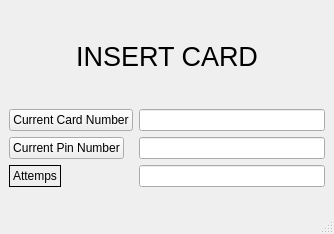
<?xml version="1.0" encoding="UTF-8"?>
<ui version="4.0">
 <class>MainWindow</class>
 <widget class="QMainWindow" name="MainWindow">
  <property name="geometry">
   <rect>
    <x>0</x>
    <y>0</y>
    <width>334</width>
    <height>234</height>
   </rect>
  </property>
  <property name="windowTitle">
   <string>MainWindow</string>
  </property>
  <widget class="QWidget" name="centralwidget">
   <layout class="QVBoxLayout" name="verticalLayout">
    <item>
     <widget class="QLabel" name="label">
      <property name="font">
       <font>
        <pointsize>20</pointsize>
       </font>
      </property>
      <property name="text">
       <string>INSERT CARD</string>
      </property>
      <property name="alignment">
       <set>Qt::AlignmentFlag::AlignCenter</set>
      </property>
     </widget>
    </item>
    <item>
     <layout class="QFormLayout" name="formLayout">
      <item row="1" column="0">
       <widget class="QPushButton" name="pin">
        <property name="text">
         <string>Current Pin Number</string>
        </property>
       </widget>
      </item>
      <item row="1" column="1">
       <widget class="QLineEdit" name="pinNum"/>
      </item>
      <item row="0" column="0">
       <widget class="QPushButton" name="card">
        <property name="text">
         <string>Current Card Number</string>
        </property>
       </widget>
      </item>
      <item row="0" column="1">
       <widget class="QLineEdit" name="cardNum"/>
      </item>
      <item row="2" column="1">
       <widget class="QLineEdit" name="attemptsLeft"/>
      </item>
      <item row="2" column="0">
       <widget class="QLabel" name="yrityksia">
        <property name="frameShape">
         <enum>QFrame::Shape::Box</enum>
        </property>
        <property name="text">
         <string>Attemps</string>
        </property>
       </widget>
      </item>
     </layout>
    </item>
   </layout>
  </widget>
  <widget class="QMenuBar" name="menubar">
   <property name="geometry">
    <rect>
     <x>0</x>
     <y>0</y>
     <width>334</width>
     <height>20</height>
    </rect>
   </property>
  </widget>
  <widget class="QStatusBar" name="statusbar"/>
 </widget>
 <resources/>
 <connections/>
</ui>
